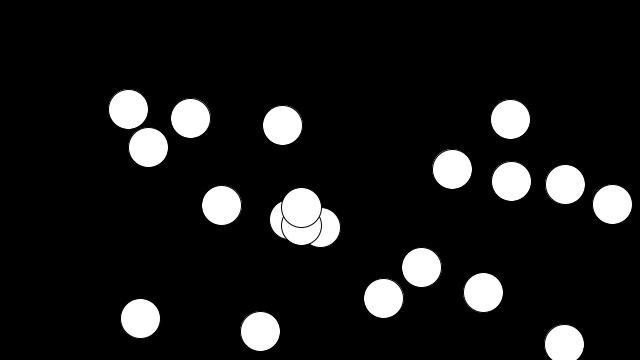
Frame 1 (no input)
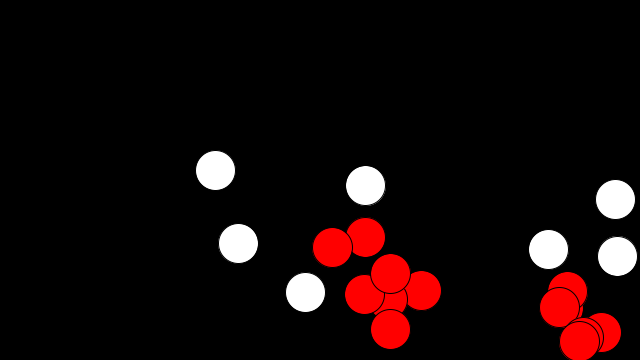
Frame 60 (the mouse pressed at the canvas centre just before this capture)
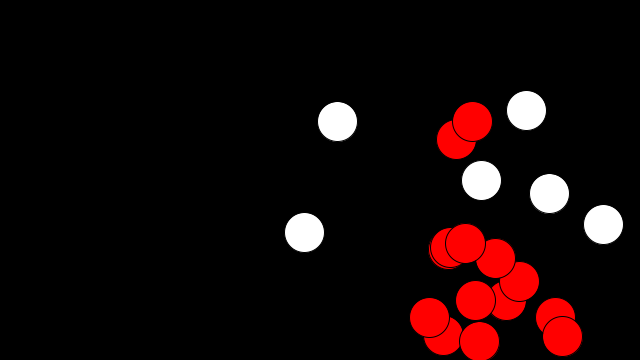
Frame 120 (the mouse held since frame 60 and released just before this capture)

The Processing sketch that drew these frames (run headless with seeded random() and noise(); from frame 60 on, the mouse is pressed at the canvas centre):

// Processing sketch: LiveCode_Ball
// ── LiveCode_Ball.pde


class Circle {
  int rad = 20;        // Width of the shape
  float xpos, ypos;    // Starting position of shape    
  
  float xspeed = random(1,3);  // Speed of the shape
  float yspeed = random(1,3);  // Speed of the shape
  
  int xdirection = 1;  // Left or Right
  int ydirection = 1;  // Top to Bottom 
  color circleColor=color(255);
  float mass=10;
  
  Circle (float tempX, float tempY){
    xpos=tempX;
    ypos=tempY;
  }
  
  void Move () {
    xpos = xpos + ( xspeed * xdirection );
    ypos = ypos + ( yspeed * ydirection );
  }
  
  //void Collide () {
    
  //}
  void Bounce () {
    if (xpos > width-rad || xpos < rad) {
      xdirection *= -1;
    }
    if (ypos > height-rad || ypos < rad) {
      ydirection *= -1;
    }
  }
  
  void Collide () {
    boolean haveIcollided =false;
    for (Circle circ : circles) {  
      if (circ!=this) {
        
        if (dist(circ.xpos,circ.ypos,xpos,ypos)<rad+circ.rad) {
        //if (xpos+rad > circ.xpos-circ.rad 
        //  && xpos-rad < circ.xpos+circ.rad 
        //  && ypos+rad > circ.ypos-circ.rad 
        //  && ypos-rad < circ.ypos+circ.rad) {
          //ydirection *= -1;
          //xdirection *= -1;
          //circleColor= color(random(0,255),random(0,255),random(0,255));
           
          circleColor=color(255,0,0);
          haveIcollided =true;
          println("COLIDE");
         /// println("reverse Y");
        } 
      }
    } 
    if(!haveIcollided) {
     circleColor=color(255); 
    }
  }
  void CollidePVector () {
      
     for (Circle circ : circles) { 
      if (circ!=this) {
        PVector pVec=new PVector(xpos,ypos);
        PVector oVec=new PVector(circ.xpos,circ.ypos);
        PVector distanceVect= PVector.sub(pVec, oVec);
        float distanceVectMag = distanceVect.mag();
        if (distanceVectMag<float(rad+circ.rad)) {
          print("Collide");   
              if (xpos+rad > circ.xpos-circ.rad || xpos-rad < circ.xpos+circ.rad) {
                xdirection *= -1;
              }
              if (ypos+rad > circ.ypos-rad || ypos < rad) {
                ydirection *= -1;
              }
          //        if (xpos+rad > circ.xpos-circ.rad ||xpos-rad < circ.xpos+circ.rad 
          //&& ypos+rad > circ.ypos-circ.rad 
          //&& ypos-rad < circ.ypos+circ.rad) {
          //ydirection *= -1;
          //xdirection *= -1;
          //xspeed = (xspeed * (mass - circ.mass) + (2 * circ.mass * circ.xspeed)) / (mass + circ.mass);
          //yspeed = (yspeed * (mass - circ.mass) + (2 * circ.mass * circ.yspeed)) / (mass + circ.mass);
        } 
      }
    }     
          //PVector vec = new PVector(xpos,ypos);
          //PVector v=vec;
          //vec.normalize();
          //xdirection= -2*(vec * v);
          //ydirection=-vec − v;
  }
  
  void Display () {
    fill(circleColor);
    ellipse(xpos, ypos, rad, rad);    
  }
}
class Square {
  int xpos=width/2;
  int ypos=height/2;
  int radius=100;
  
  void Display () {
   rect(xpos,ypos,100,100); 
  }
  void Collide () {
    for (Circle circ : circles) {  
      println(dist(circ.xpos,circ.ypos,xpos,ypos));
     if (dist(circ.xpos,circ.ypos,xpos,ypos)<radius) {
       circ.xspeed= -circ.xspeed;
       circ.yspeed= -circ.yspeed;       
     }
    }
  }
}

Circle[] circles = new Circle[20];
Square square;
void setup() 
{
  size(640, 360);
 // noStroke();
  
  //what is frame rate?
 // frameRate(30);
  ellipseMode(RADIUS);
  rectMode(CENTER);
  // Set the starting position of the shape
  for (int i=0;i<circles.length;i++) {
    circles[i] = new Circle(random(width-100)+100,random(height-100)+100);
  }
  //square = new Square();
}

void draw() 
{
  background(0);
  for (Circle circ : circles) {
    circ.Move();
    circ.Bounce();
    circ.Display();
  }
  for (Circle circ : circles) {
    circ.Collide();
  }
  //square.Display();
  //square.Collide();
  //for (int i =0; i < circles.length;i++) {
  //  for (int f=0; f<circles.length;f++) {
      
  //}
}
